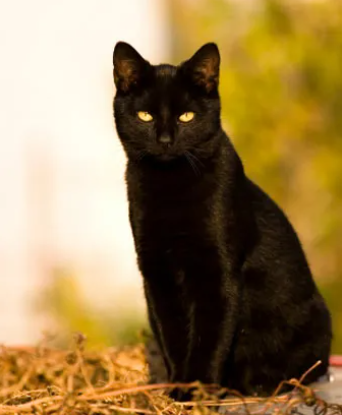
#> input picture contour/image/cat.png, 342 x 415 px, found by its file name
$ python contour_4.py
#> lines starting #> are read from the running program, lines starting #| are printed output that depends on the picture; after the words box and inside, x2 and y2 are one past the last pixel; in counts of white or black regions, pixels touching at a corner belong together
import random, cv2
import numpy as np

image = cv2.imread('contour/image/cat.png', cv2.IMREAD_GRAYSCALE)
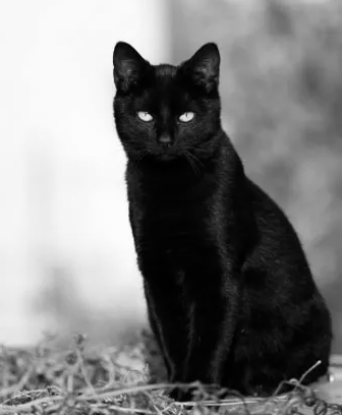
#> image: shape (415, 342); min 0, max 253, mean 127.1
_, image_bin = cv2.threshold(image, 0, 255, cv2.THRESH_OTSU)
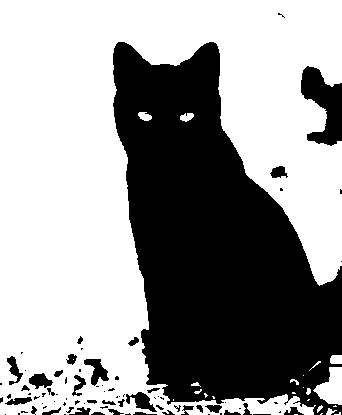
#> image_bin: shape (415, 342); 59.9% white; 82 black regions (48 under 20 px)

contours, hierachy = cv2.findContours(image_bin, cv2.RETR_LIST, cv2.CHAIN_APPROX_SIMPLE)
#> contours = 96 contours, 62 with area under 20; largest, box (x1, y1, x2, y2) and area: (0, 0, 342, 415) 84864, (313, 367, 342, 405) 633, (83, 358, 110, 387) 375, (125, 391, 158, 413) 335, (28, 372, 54, 390) 262
for cnt in contours:
	hull = cv2.convexHull(cnt) #convex hull 추출
	cont_img = cv2.drawContours(image, [hull], 0, (0,0,255), 2)
#> this loop made 96 passes
#> hull on passes 3, 5, 7, 23, 24, 26, 29, 36, 39, 42, 43, 45: [[340, 412], [340, 414], [334, 414], [339, 412]], [[65, 411], [66, 410], [67, 411], [66, 412]], [[181, 410], [182, 409], [183, 410], [182, 411]], [[83, 403], [84, 402], [85, 403], [84, 404]], [[41, 403], [42, 402], [43, 403], [42, 404]], [[224, 402], [225, 401], [226, 402], [225, 403]], [[53, 401], [54, 400], [55, 401], [54, 402]], [[154, 398], [155, 397], [156, 398], [155, 399]], [[153, 397], [154, 396], [155, 397], [154, 398]], [[157, 396], [158, 395], [159, 396], [158, 397]], [[118, 396], [119, 395], [120, 396], [119, 397]], [[38, 396], [39, 395], [40, 396], [39, 397]]
#> (cnt, hull) on passes 1, 2, 14, 33, 34, 54: ([[294, 414], [297, 414]], [[297, 414], [294, 414]]), ([[321, 413], [320, 414], [321, 414], [322, 413]], [[322, 413], [321, 414], [320, 414], [321, 413]]), ([[335, 405], [334, 406], [333, 406], [336, 406]], [[336, 406], [333, 406], [335, 405]]), ([[308, 399], [307, 400], [308, 400], [309, 399]], [[309, 399], [308, 400], [307, 400], [308, 399]]), ([[173, 399], [173, 400]], [[173, 400], [173, 399]]), ([[292, 392], [292, 393], [295, 393], [294, 392]], [[294, 392], [295, 393], [292, 393], [292, 392]])
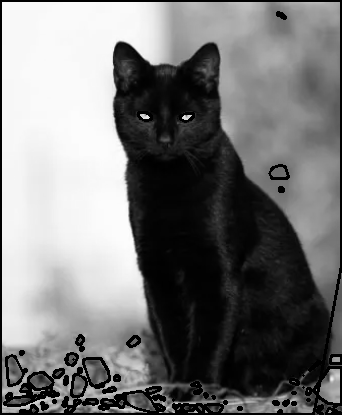
#> image: shape (415, 342); 5.86% of pixels changed, all inside (x1, y1, x2, y2) = (0, 0, 342, 415)

cv2.imshow('image', image)
cv2.imshow('image_bin', image_bin)
cv2.imshow('cont_img', cont_img)
cv2.waitKey()
cv2.destroyAllWindows()
